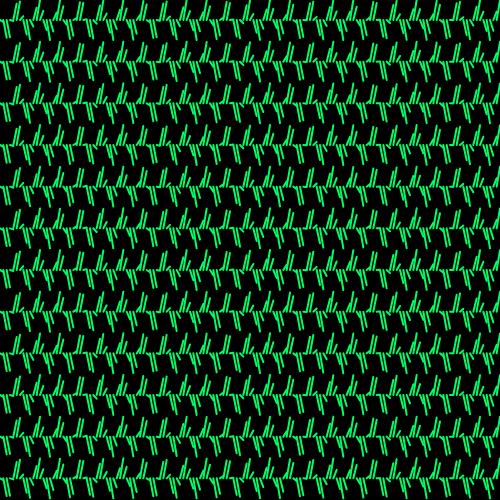
Frame 1 (no input)
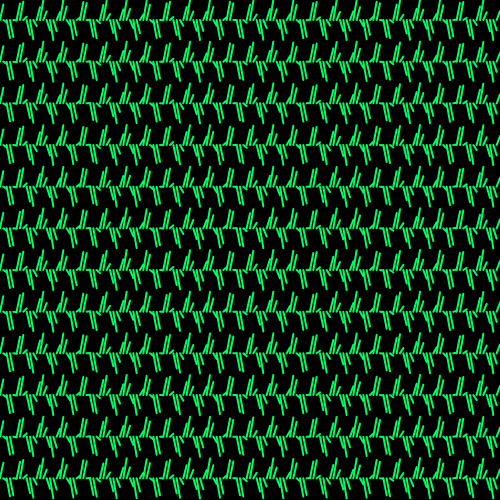
Frame 60 (no input)
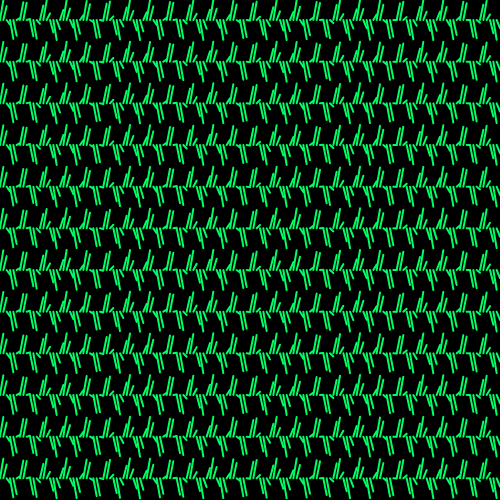
Frame 120 (the mouse pressed at the canvas centre since frame 60)

The p5.js sketch that drew these frames (run headless with seeded random() and noise() and a simulated clock; from frame 60 on, the mouse is pressed at the canvas centre):

// p5.js sketch
// ── sketch.js
function setup() {
  createCanvas(500, 500);
  noFill();
  strokeWeight(2);
}

function draw() {
  background(0);
  let cols = 150;
  let rows = 12;
  let spacingX = width / cols;
  let spacingY = height / rows;
  
  for (let i = 0; i < cols; i++) {
    for (let j = 0; j < rows; j++) {
      let x1 = i * spacingX;
      let y1 = j * spacingY + 20;
      let x2 = x1 + spacingX;
      let y2 = y1 + sin(frameCount * 0.09 + i) * 20;
      
      stroke(0,255,100);
      line(x1, y1, x2, y2);
    }
  }
}
